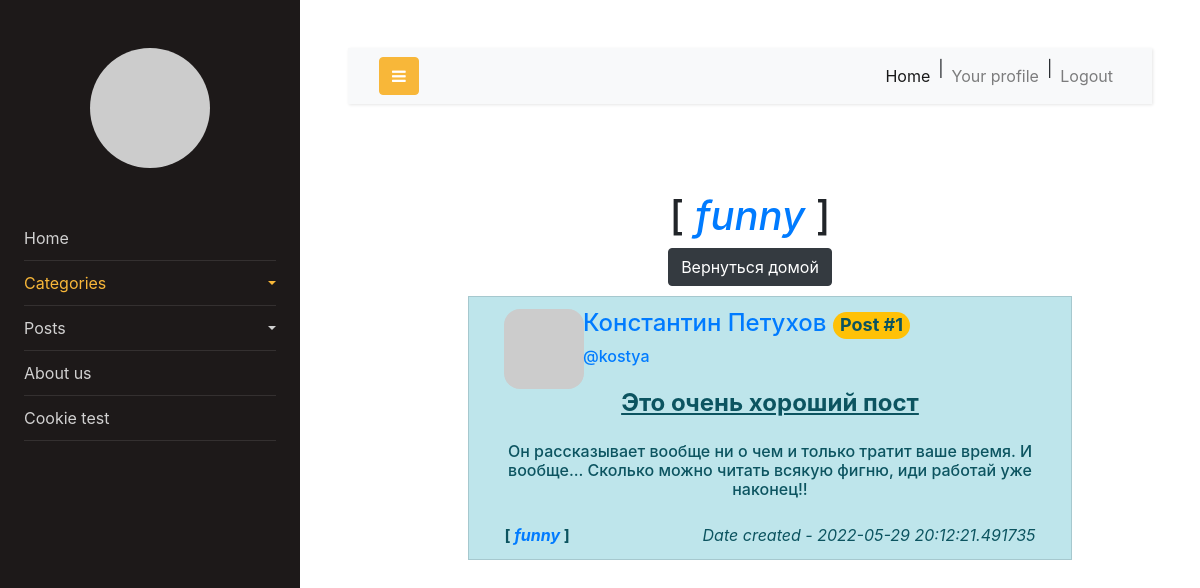
The page /a/funny (signed in) on the database its author committed.
### app/data/posts.py (models this page shows)
class Post(SqlAlchemyBase):
    __tablename__ = 'posts'
    id = sqlalchemy.Column(sqlalchemy.Integer,
                           primary_key=True, autoincrement=True)
    user_id = sqlalchemy.Column(sqlalchemy.Integer,
                                sqlalchemy.ForeignKey("users.id"))
    title = sqlalchemy.Column(sqlalchemy.String, nullable=False)
    is_private = sqlalchemy.Column(sqlalchemy.Boolean)
    created = sqlalchemy.Column(sqlalchemy.DateTime, default=datetime.now())
    category = sqlalchemy.Column(sqlalchemy.String, nullable=False, index=True)
    text = sqlalchemy.Column(sqlalchemy.String, nullable=True)
    author = orm.relation('User')

### app/data/user.py (models this page shows, shortened)
class User(SqlAlchemyBase, UserMixin):
    __tablename__ = 'users'
    id = sqlalchemy.Column(sqlalchemy.Integer, primary_key=True, autoincrement=True)
    username = sqlalchemy.Column(sqlalchemy.String, nullable=False, index=True)
    name = sqlalchemy.Column(sqlalchemy.String, nullable=False)
    surname = sqlalchemy.Column(sqlalchemy.String, nullable=False)
    email = sqlalchemy.Column(sqlalchemy.String, nullable=False, index=True)
    password = sqlalchemy.Column(sqlalchemy.String, nullable=False)
    created_date = sqlalchemy.Column(sqlalchemy.DateTime,
                                     default=datetime.datetime.now, autoincrement=True)
    posts = orm.relation('Post', back_populates='author')
    def avatar(self, size):
        return 'http://www.gravatar.com/avatar/' + md5(self.email.encode()).hexdigest() + '?d=identicon&s=' + str(size)

### main.py (the view)
@main_app.route('/a/<category_name>')
def show_all_by_cat(category_name):
    posts = main_app.posts_repo.get_by_category(category_name)
    show_buttons = []
    for post in posts:
        if current_user.is_authenticated and current_user == post.author:
            show_buttons.append(1)
        else:
            show_buttons.append(0)
    return render_template('category_posts.html', category=category_name,
                           he=current_user, posts=posts, show_buttons=show_buttons)

### app/app_file.py (called while the page is built)
@main_app.login_manager.user_loader
def load_user(user_id):
    db_sess = db_session.create_session()
    return db_sess.query(User).filter(User.id == user_id).first()

### app/data/db_session.py (called while the page is built)
def create_session() -> Session:
    global __factory
    return __factory()

### app/resources/posts_repo.py (called while the page is built)
    def get_by_category(self, category):
        posts = self.db_sess.query(Post).filter(Post.category == category).all()
        return tuple(posts)

### app/templates/category_posts.html (shortened to what this page needs)
{% extends "index.html" %}
{% block content %}
<br>
<br>
<div class="wrapper" align="center">
    <h1>[ <a href="/a/{{ category }}"><em>{{ category }}</em></a> ]</h1>
    <a class="btn btn-dark" href="/">Вернуться домой</a>
    <div class="content-container" style="max-width: 80%">
        <ul style="margin-top:10px;">
        {% for post in posts %}
            {% include("post.html") %}
        <br>
        {% endfor %}
        </ul>
    </div>
</div>
{% endblock %}

### app/templates/post.html
<link rel="stylesheet" type="text/css" href="{{ url_for('static', filename='css/post.css') }}"/>
<li class="list-group-item list-group-item-info">
    <div class="comment-wrapper media" align="center">
        <div class="container">
            <div class="row">
                <div class="col-2" align="content">
                    <a href="/users/{{ post.author.id }}">
                        <img class="img" style="border-radius: 1em;" src="{{ post.author.avatar(60) }}">
                    </a>
                </div>
                <div class="col-8" align="left">
                    <div class="row field-group">
                        <span style="float:left">
                            <h4><a href="/users/{{ post.author.id }}">{{ post.author.name }} {{ post.author.surname }}               </a>
                                <span id='comment_id' style="align:right;" class="badge rounded-pill bg-warning">Post #{{ post.id }}</span></h4>
                        </span>
                    </div>
                    <div class="row">
                        <h6><a href="/users/{{ post.author.id }}">@{{ post.author.username }}</a></h6>
                    </div>
                </div>
            </div>
            <div class="row" style="margin: 0 auto; text-align:center; display:flex; justify-content:center;">
                <h4><b><u>{{ post.title }}</u></b></h4>
            </div>
            <div class="row ">
                <p><h6>{{ post.text }}
                </h6></p>
            </div>
            <div class="field-group">
                <span style="float:left">
                    <b>[ <a href="/a/{{ post.category }}"><em>{{ post.category }}</em></a> ]</b>
                </span>
                <span style="float:right">
                    <label class="date" ><em>Date created - {{ post.created }}</em></label>
                </span>
            </div>
        </div>
    </div>
</li>

### static/css/post.css (style rules this page uses)
.media { text-align: center; margin: 0 auto; align-items: center; max-width: 100% }
a { color: #000; text-color: #000; text-decoration: none; background-color: transparent; }
.date { display: table-cell; }

### rows shown on the page
Post: category "funny", author.name "Константин", author.surname "Петухов", id "1", author.username "kostya", title "Это очень хороший пост", text "Он рассказывает вообще ни о чем и только тратит ваше время. И вообще... Сколько можно читать всякую фигню, иди работай уже наконец!!", created "2022-05-29 20:12:21.491735"
